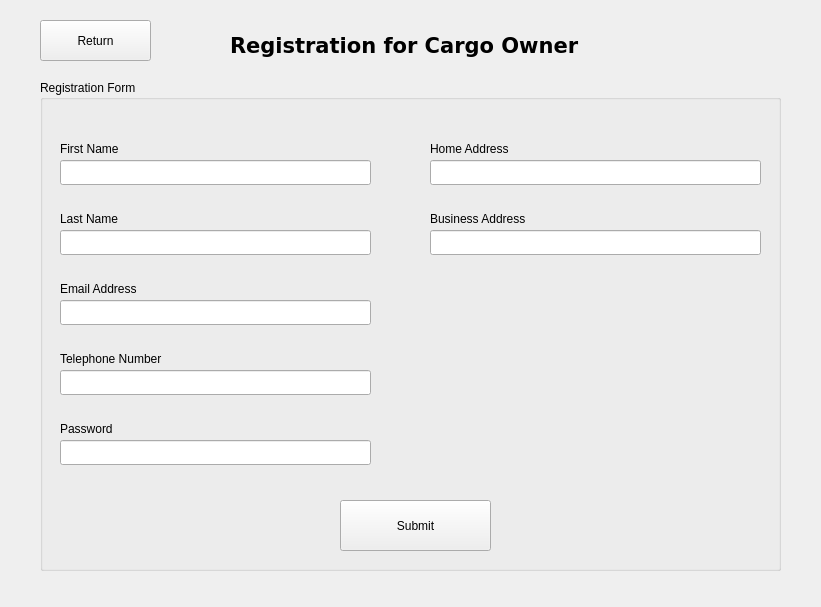
<?xml version="1.0" encoding="UTF-8"?>
<ui version="4.0">
 <class>Cargo_Registration</class>
 <widget class="QWidget" name="Cargo_Registration">
  <property name="geometry">
   <rect>
    <x>0</x>
    <y>0</y>
    <width>821</width>
    <height>607</height>
   </rect>
  </property>
  <property name="windowTitle">
   <string>Form</string>
  </property>
  <widget class="QLabel" name="label">
   <property name="geometry">
    <rect>
     <x>230</x>
     <y>30</y>
     <width>391</width>
     <height>31</height>
    </rect>
   </property>
   <property name="font">
    <font>
     <family>DejaVu Sans</family>
     <pointsize>16</pointsize>
     <weight>75</weight>
     <bold>true</bold>
    </font>
   </property>
   <property name="text">
    <string>Registration for Cargo Owner</string>
   </property>
  </widget>
  <widget class="QGroupBox" name="groupBox">
   <property name="geometry">
    <rect>
     <x>40</x>
     <y>80</y>
     <width>741</width>
     <height>491</height>
    </rect>
   </property>
   <property name="title">
    <string>Registration Form</string>
   </property>
   <widget class="QLabel" name="label_2">
    <property name="geometry">
     <rect>
      <x>20</x>
      <y>60</y>
      <width>101</width>
      <height>17</height>
     </rect>
    </property>
    <property name="text">
     <string>First Name</string>
    </property>
   </widget>
   <widget class="QLineEdit" name="Owner_FName">
    <property name="geometry">
     <rect>
      <x>20</x>
      <y>80</y>
      <width>311</width>
      <height>25</height>
     </rect>
    </property>
   </widget>
   <widget class="QLabel" name="label_3">
    <property name="geometry">
     <rect>
      <x>20</x>
      <y>130</y>
      <width>101</width>
      <height>17</height>
     </rect>
    </property>
    <property name="text">
     <string>Last Name</string>
    </property>
   </widget>
   <widget class="QLineEdit" name="Owner_LName">
    <property name="geometry">
     <rect>
      <x>20</x>
      <y>150</y>
      <width>311</width>
      <height>25</height>
     </rect>
    </property>
   </widget>
   <widget class="QLabel" name="label_4">
    <property name="geometry">
     <rect>
      <x>20</x>
      <y>200</y>
      <width>121</width>
      <height>17</height>
     </rect>
    </property>
    <property name="text">
     <string>Email Address</string>
    </property>
   </widget>
   <widget class="QLineEdit" name="Owner_Email">
    <property name="geometry">
     <rect>
      <x>20</x>
      <y>220</y>
      <width>311</width>
      <height>25</height>
     </rect>
    </property>
   </widget>
   <widget class="QLabel" name="label_5">
    <property name="geometry">
     <rect>
      <x>20</x>
      <y>270</y>
      <width>161</width>
      <height>17</height>
     </rect>
    </property>
    <property name="text">
     <string>Telephone Number</string>
    </property>
   </widget>
   <widget class="QLineEdit" name="Owner_Phone">
    <property name="geometry">
     <rect>
      <x>20</x>
      <y>290</y>
      <width>311</width>
      <height>25</height>
     </rect>
    </property>
   </widget>
   <widget class="QLabel" name="label_6">
    <property name="geometry">
     <rect>
      <x>20</x>
      <y>340</y>
      <width>131</width>
      <height>17</height>
     </rect>
    </property>
    <property name="text">
     <string>Password</string>
    </property>
   </widget>
   <widget class="QLineEdit" name="Owner_Password">
    <property name="geometry">
     <rect>
      <x>20</x>
      <y>360</y>
      <width>311</width>
      <height>25</height>
     </rect>
    </property>
    <property name="echoMode">
     <enum>QLineEdit::Password</enum>
    </property>
   </widget>
   <widget class="QLabel" name="label_7">
    <property name="geometry">
     <rect>
      <x>390</x>
      <y>60</y>
      <width>121</width>
      <height>17</height>
     </rect>
    </property>
    <property name="text">
     <string>Home Address</string>
    </property>
   </widget>
   <widget class="QLineEdit" name="Owner_HAddress">
    <property name="geometry">
     <rect>
      <x>390</x>
      <y>80</y>
      <width>331</width>
      <height>25</height>
     </rect>
    </property>
   </widget>
   <widget class="QLabel" name="label_8">
    <property name="geometry">
     <rect>
      <x>390</x>
      <y>130</y>
      <width>121</width>
      <height>17</height>
     </rect>
    </property>
    <property name="text">
     <string>Business Address</string>
    </property>
   </widget>
   <widget class="QLineEdit" name="Owner_BAddress">
    <property name="geometry">
     <rect>
      <x>390</x>
      <y>150</y>
      <width>331</width>
      <height>25</height>
     </rect>
    </property>
   </widget>
   <widget class="QPushButton" name="pushButton">
    <property name="geometry">
     <rect>
      <x>300</x>
      <y>420</y>
      <width>151</width>
      <height>51</height>
     </rect>
    </property>
    <property name="text">
     <string>Submit</string>
    </property>
   </widget>
  </widget>
  <widget class="QPushButton" name="backButton123">
   <property name="geometry">
    <rect>
     <x>40</x>
     <y>20</y>
     <width>111</width>
     <height>41</height>
    </rect>
   </property>
   <property name="text">
    <string>Return</string>
   </property>
  </widget>
 </widget>
 <resources/>
 <connections/>
</ui>
